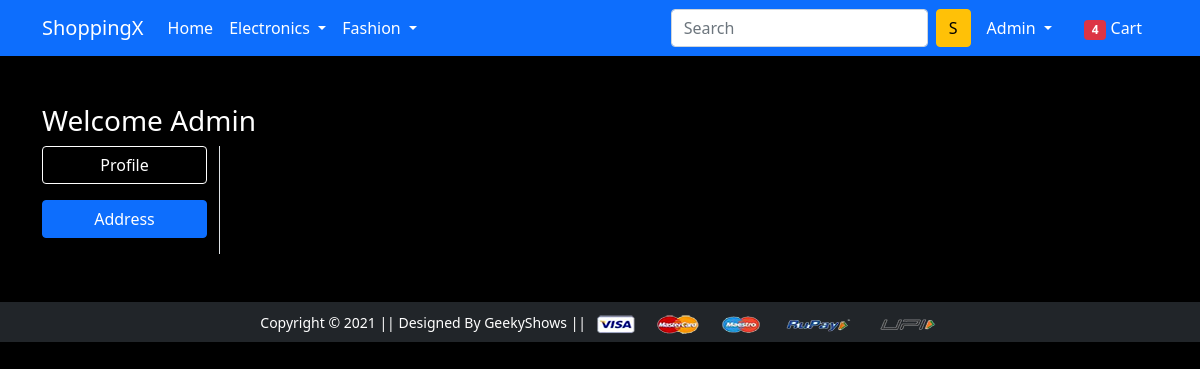
Page /address/ (signed in) on the earlier database version.
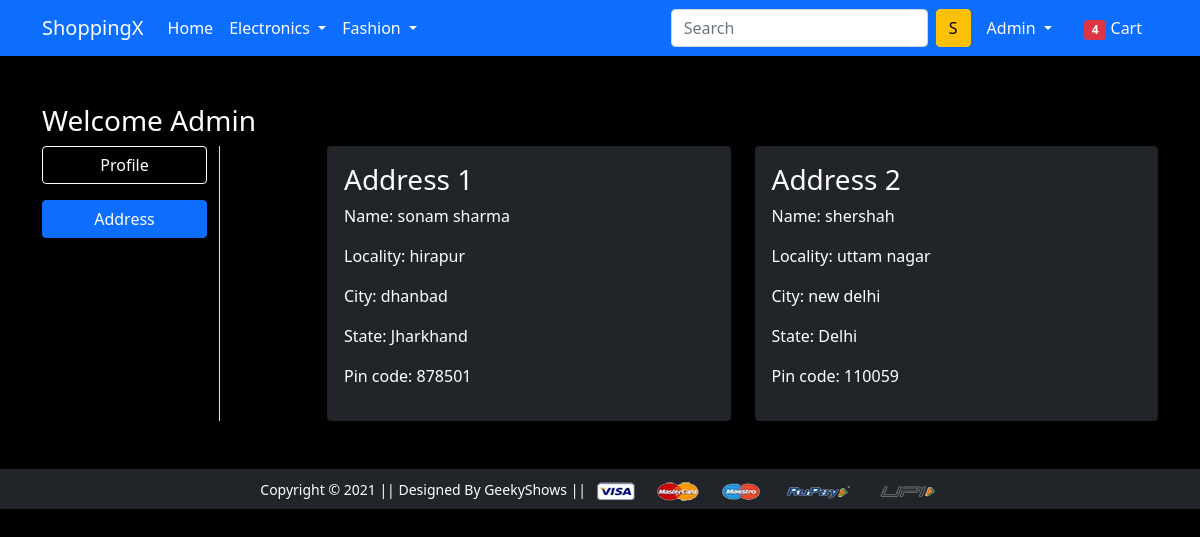
Same page on the later database version.
### app/models.py (models this page shows, shortened)
class Customer(models.Model):
    user = models.ForeignKey(User,on_delete=models.CASCADE)
    name = models.CharField(max_length=200)
    locality = models.CharField(max_length=200)
    city = models.CharField(max_length=50)
    zipcode = models.IntegerField()
    state = models.CharField(choices=STATE_CHOICES,max_length=50)

### app/views.py (the view)
# urls.py: path('address/', views.address, name='address'),
def address(request):
  add = Customer.objects.filter(user=request.user)
  print("add==>",add.query)
  return render(request,'app/address.html',{'add':add,"active":"btn-primary"})

### app/templates/app/address.html (shortened to what this page needs)
{% extends 'app/base.html' %}
{% load static %}
{% block main-content %}
<div class="container my-5">
    <div class="row">
        <h3>Welcome <span class="text-capitalize">{{request.user}}</span></h3>
        <div class="col-sm-2 border-end">
            <ul class="list-unstyled">
                <li class="d-grid"><a href="{% url 'profile' %}" class="btn border-white text-white mb-3">Profile</a></li>
                <li class="d-grid"><a href="{% url 'address' %}" class="btn {{active}}">Address</a></li>
            </ul>
        </div>
        <div class="col-sm-9 offset-sm-1">
            <div class="row ">
                {% for ad in add %}
                <div class="col-sm-6">
                    <div class="card bg-dark">
                        <div class="card-body">
                            <h3>Address {{forloop.counter}}</h3>
                            <p>Name: {{ad.name}}</p>
                            <p>Locality: {{ad.locality}}</p>
                            <p>City: {{ad.city}}</p>
                            <p>State: {{ad.state}}</p>
                            <p>Pin code: {{ad.zipcode}}</p>
                        </div>
                    </div>
                </div>
                {% endfor %}
            </div>
        </div>
    </div>
</div>
{% endblock main-content %}

Differences in the rows shown:
added Customer: name "sonam sharma", locality "hirapur", city "dhanbad", state "Jharkhand", zipcode "878501"
added Customer: name "shershah", locality "uttam nagar", city "new delhi", state "Delhi", zipcode "110059"
